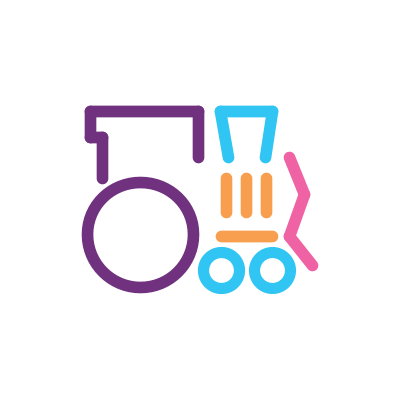
Frame 1 (no input)
Frame 60 (the mouse pressed at the canvas centre just before this capture): identical to frame 1, image omitted
Frame 120 (the mouse held since frame 60 and released just before this capture): identical to frame 1, image omitted

The Processing sketch that drew this single still picture (run headless with seeded random() and noise(); from frame 60 on, the mouse is pressed at the canvas centre):

// Processing sketch: CodingTrainLogo
// ── CodingTrainLogo.pde
void setup() {
  size(400, 400);
  strokeWeight(2.9166);
  strokeCap(ROUND);
  strokeJoin(ROUND);
}

void draw() {
  background(255);
  scale(4);
  stroke(112, 50, 126);
  line(25.631, 44.613, 25.631, 34.251);
  line(25.631, 34.251, 22.581, 34.251);
  line(22.581, 34.251, 22.581, 27.926);
  line(22.581, 27.926, 49.61, 27.926);
  line(49.61, 27.926, 49.61, 39.409);

  stroke(48, 197, 243);
  line(57.015, 39.409, 55.198, 27.926);
  line(55.198, 27.926, 68.114, 27.926);
  line(68.114, 27.926, 66.298, 39.409);

  stroke(239, 99, 164);
  line(78.126, 66.499, 72.372, 59.146);
  line(72.372, 59.146, 76.229, 48.65);
  line(76.229, 48.65, 72.282, 39.409);

  noFill();
  stroke(112, 50, 126);
  circle(35.104, 58.745, 13.23 * 2);

  stroke(48, 197, 243);
  strokeWeight(2.7978);
  circle(55.298, 67.558, 4.516 * 2);

  strokeWeight(2.7735);
  circle(68.054, 67.597, 4.477 * 2);

  stroke(248, 158, 79);
  strokeWeight(2.9166);
  line(66.68, 44.613, 66.68, 53.135);
  line(61.656, 44.613, 61.656, 53.135);
  line(56.632, 44.613, 56.632, 53.135);

  line(68.005, 59.075, 55.308, 59.075);
}
